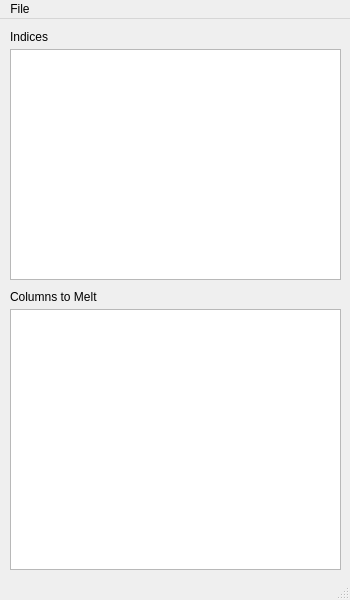
<?xml version="1.0" encoding="UTF-8"?>
<ui version="4.0">
 <class>MainWindow</class>
 <widget class="QMainWindow" name="MainWindow">
  <property name="geometry">
   <rect>
    <x>0</x>
    <y>0</y>
    <width>350</width>
    <height>600</height>
   </rect>
  </property>
  <property name="windowTitle">
   <string>MainWindow</string>
  </property>
  <widget class="QWidget" name="centralwidget">
   <widget class="QListWidget" name="columns">
    <property name="geometry">
     <rect>
      <x>10</x>
      <y>290</y>
      <width>331</width>
      <height>261</height>
     </rect>
    </property>
   </widget>
   <widget class="QLabel" name="label">
    <property name="geometry">
     <rect>
      <x>10</x>
      <y>270</y>
      <width>331</width>
      <height>16</height>
     </rect>
    </property>
    <property name="text">
     <string>Columns to Melt</string>
    </property>
   </widget>
   <widget class="QListWidget" name="indices">
    <property name="geometry">
     <rect>
      <x>10</x>
      <y>30</y>
      <width>331</width>
      <height>231</height>
     </rect>
    </property>
   </widget>
   <widget class="QLabel" name="label_2">
    <property name="geometry">
     <rect>
      <x>10</x>
      <y>10</y>
      <width>331</width>
      <height>16</height>
     </rect>
    </property>
    <property name="text">
     <string>Indices</string>
    </property>
   </widget>
  </widget>
  <widget class="QMenuBar" name="menubar">
   <property name="geometry">
    <rect>
     <x>0</x>
     <y>0</y>
     <width>350</width>
     <height>21</height>
    </rect>
   </property>
   <widget class="QMenu" name="menuFile">
    <property name="title">
     <string>File</string>
    </property>
    <addaction name="actionOpen"/>
    <addaction name="actionSave_As"/>
   </widget>
   <addaction name="menuFile"/>
  </widget>
  <widget class="QStatusBar" name="statusbar"/>
  <action name="actionOpen">
   <property name="text">
    <string>New</string>
   </property>
  </action>
  <action name="actionSave_As">
   <property name="text">
    <string>Save As</string>
   </property>
  </action>
 </widget>
 <resources/>
 <connections/>
</ui>
